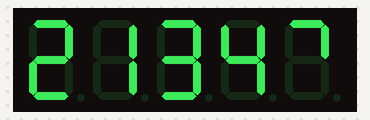
Bench run of a sketch on a simulated Arduino Uno, built with avr-gcc and run on an emulated ATmega328P. Parts: 5-digit seven-segment display. Wiring (inferred from the names in the program): 5-digit 7-segment display, segments lit when LOW: segments pin 2, pin 3, pin 4, pin 5, pin 6, pin 7, pin 8, pin 9; digit selects A1, A2, A3, A4, A5. The segment pins are drawn as the display they are named for.

Above: at 0.1 s.
At 31.1 s:
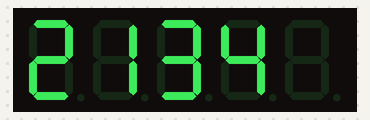
At 64.1 s:
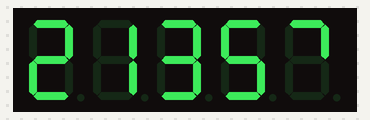
At 127.1 s:
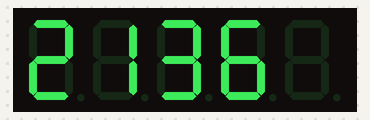

Measured:
- what the display in image 0 shows lasts 1.1 s, from 0.0 s to 1.1 s

The sketch:

LED_Driver.ino
```cpp
/*
 * SPIなどで時刻情報を受け取ったら、Timer2でインクリメントとLED制御をする。
 * 常時通信しっぱなしにすることはない。
 */
#include <MsTimer2.h>
#include <SPI.h>
volatile int spi_count = 0;
unsigned char spi_receive[3];

// DP_G_F_E_D_C_B_A
#define LED_SEG_0   0b00111111
#define LED_SEG_1   0b00000110
#define LED_SEG_2   0b01011011
#define LED_SEG_3   0b01001111
#define LED_SEG_4   0b01100110
#define LED_SEG_5   0b01101101
#define LED_SEG_6   0b01111101
#define LED_SEG_7   0b00000111
#define LED_SEG_8   0b01111111
#define LED_SEG_9   0b01101111
#define LED_SEG_COL 0b00000011
#define LED_SEG_OFF 0b00000000

const unsigned char LED_COLS[] = {A1, A2, A3, A4, A5};
const unsigned char LED_SEGS[] = {2, 3, 4, 5, 6, 7, 8, 9};

const unsigned char LED_SEG_NUM[] = {LED_SEG_0, LED_SEG_1, LED_SEG_2, LED_SEG_3, LED_SEG_4, LED_SEG_5, LED_SEG_6, LED_SEG_7, LED_SEG_8, LED_SEG_9};

unsigned char col = 0;
unsigned char time_second = 20;
unsigned char time_minute = 34;
unsigned char time_hour   = 21;

void time(){
  time_second++;
  if(time_second >= 60){
    time_second = 0;
    time_minute++;
  }
  if(time_minute >= 60){
    time_minute = 0;
    time_hour++;
  }
  if(time_hour >= 24){
    time_hour = 0;
  }
}

void setup()
{
  Serial.begin(9600);
  pinMode(SS, INPUT_PULLUP);
  pinMode(MOSI, OUTPUT);
  pinMode(SCK, INPUT);
  SPCR |= _BV(SPE);
  SPI.attachInterrupt();  //allows SPI interrupt

  for (size_t i = 0; i < sizeof(LED_COLS); i++)
  {
    pinMode(LED_COLS[i], OUTPUT);
    digitalWrite(LED_COLS[i], LOW);
  }
  for (size_t i = 0; i < sizeof(LED_SEGS); i++)
  {
    pinMode(LED_SEGS[i], OUTPUT);
    digitalWrite(LED_SEGS[i], HIGH);
  }

  MsTimer2::set(1000, time);
  MsTimer2::start();
}

void DriveLED(){
  digitalWrite(LED_COLS[col], LOW);
  unsigned char num = ~LED_SEG_OFF;
  col++;
  if(col >= sizeof(LED_COLS)){
    col = 0;
  }

  switch (col){
    case 0: // Hour 10の桁
      num = ~LED_SEG_NUM[time_hour/10];
      break;
    case 1: // Hour 1の桁
      num = ~LED_SEG_NUM[time_hour%10];
      break;
    case 2: // Minute 10の桁
      num = ~LED_SEG_NUM[time_minute/10];
      break;
    case 3: // Minute 1の桁
      num = ~LED_SEG_NUM[time_minute%10];
      break;
    case 4: // コロン
      // 偶数秒はコロンを点灯
      if(time_second%2){
        num = ~LED_SEG_OFF;
      } else {
        num =~LED_SEG_COL;
      }
      break;
    default:
      break;
  }
  for (size_t i = 0; i < sizeof(LED_SEGS); i++)
  {
    unsigned char out = num & 0b00000001;
    digitalWrite(LED_SEGS[i], out);
    num >>= 1;
  }
  // 準備ができてから点灯
  digitalWrite(LED_COLS[col], HIGH);
}

void loop(void)
{
  DriveLED();
  delay(1);
}

ISR (SPI_STC_vect)   //Inerrrput routine function
{
  spi_receive[spi_count] = SPDR;
  spi_count++;
  if(spi_count >= 3){
    time_hour   = spi_receive[0];
    time_minute = spi_receive[1];
    time_second = spi_receive[2];
    spi_count = 0;
  }
}
```
